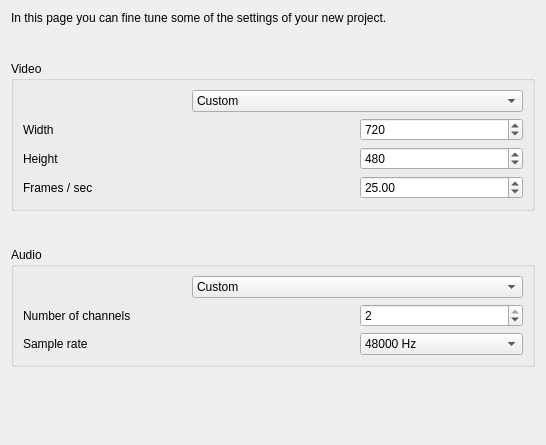
<?xml version="1.0" encoding="UTF-8"?>
<ui version="4.0">
 <class>VideoPage</class>
 <widget class="QWizardPage" name="VideoPage">
  <property name="geometry">
   <rect>
    <x>0</x>
    <y>0</y>
    <width>546</width>
    <height>445</height>
   </rect>
  </property>
  <property name="windowTitle">
   <string>WizardPage</string>
  </property>
  <layout class="QGridLayout" name="gridLayout">
   <item row="0" column="0" colspan="2">
    <widget class="QLabel" name="label">
     <property name="sizePolicy">
      <sizepolicy hsizetype="Preferred" vsizetype="Maximum">
       <horstretch>0</horstretch>
       <verstretch>0</verstretch>
      </sizepolicy>
     </property>
     <property name="text">
      <string>In this page you can fine tune some of the settings of your new project.</string>
     </property>
     <property name="wordWrap">
      <bool>true</bool>
     </property>
    </widget>
   </item>
   <item row="2" column="0" colspan="2">
    <widget class="QGroupBox" name="groupBox">
     <property name="title">
      <string>Video</string>
     </property>
     <layout class="QGridLayout" name="gridLayout_2">
      <item row="1" column="0">
       <widget class="QLabel" name="label_2">
        <property name="text">
         <string>Width</string>
        </property>
       </widget>
      </item>
      <item row="2" column="0">
       <widget class="QLabel" name="label_3">
        <property name="text">
         <string>Height</string>
        </property>
       </widget>
      </item>
      <item row="0" column="1" colspan="2">
       <widget class="QComboBox" name="comboBoxVideoPresets">
        <item>
         <property name="text">
          <string>Custom</string>
         </property>
        </item>
        <item>
         <property name="text">
          <string>SDTV/NTSC (480i)</string>
         </property>
        </item>
        <item>
         <property name="text">
          <string>SDTV/PAL (576i)</string>
         </property>
        </item>
        <item>
         <property name="text">
          <string>EDTV (480p)</string>
         </property>
        </item>
        <item>
         <property name="text">
          <string>EDTV (576p)</string>
         </property>
        </item>
        <item>
         <property name="text">
          <string>HDTV (720p)</string>
         </property>
        </item>
        <item>
         <property name="text">
          <string>HDTV (1080i)</string>
         </property>
        </item>
        <item>
         <property name="text">
          <string>HDTV (1080p)</string>
         </property>
        </item>
       </widget>
      </item>
      <item row="1" column="2">
       <widget class="QSpinBox" name="spinBoxVideoWidth">
        <property name="minimum">
         <number>32</number>
        </property>
        <property name="maximum">
         <number>2048</number>
        </property>
        <property name="value">
         <number>720</number>
        </property>
       </widget>
      </item>
      <item row="2" column="2">
       <widget class="QSpinBox" name="spinBoxVideoHeight">
        <property name="minimum">
         <number>32</number>
        </property>
        <property name="maximum">
         <number>2048</number>
        </property>
        <property name="value">
         <number>480</number>
        </property>
       </widget>
      </item>
      <item row="3" column="0">
       <widget class="QLabel" name="label_5">
        <property name="text">
         <string>Frames / sec</string>
        </property>
       </widget>
      </item>
      <item row="3" column="2">
       <widget class="QDoubleSpinBox" name="doubleSpinBoxVideoFPS">
        <property name="decimals">
         <number>2</number>
        </property>
        <property name="maximum">
         <double>72.000000000000000</double>
        </property>
        <property name="value">
         <double>25.000000000000000</double>
        </property>
       </widget>
      </item>
     </layout>
    </widget>
   </item>
   <item row="4" column="0" colspan="2">
    <widget class="QGroupBox" name="groupBox_2">
     <property name="title">
      <string>Audio</string>
     </property>
     <layout class="QGridLayout" name="gridLayout_3">
      <item row="1" column="0">
       <widget class="QLabel" name="label_6">
        <property name="text">
         <string>Number of channels</string>
        </property>
       </widget>
      </item>
      <item row="1" column="2">
       <widget class="QSpinBox" name="spinBoxAudioChannels">
        <property name="minimum">
         <number>1</number>
        </property>
        <property name="maximum">
         <number>2</number>
        </property>
        <property name="value">
         <number>2</number>
        </property>
       </widget>
      </item>
      <item row="0" column="1" colspan="2">
       <widget class="QComboBox" name="comboBoxAudioPresets">
        <item>
         <property name="text">
          <string>Custom</string>
         </property>
        </item>
        <item>
         <property name="text">
          <string>Stereo</string>
         </property>
        </item>
        <item>
         <property name="text">
          <string>Mono</string>
         </property>
        </item>
       </widget>
      </item>
      <item row="2" column="0">
       <widget class="QLabel" name="label_4">
        <property name="text">
         <string>Sample rate</string>
        </property>
       </widget>
      </item>
      <item row="2" column="2">
       <widget class="QComboBox" name="comboBoxAudioSamplerate">
        <property name="currentIndex">
         <number>0</number>
        </property>
        <item>
         <property name="text">
          <string>48000 Hz</string>
         </property>
        </item>
        <item>
         <property name="text">
          <string>44100 Hz</string>
         </property>
        </item>
        <item>
         <property name="text">
          <string>22050 Hz</string>
         </property>
        </item>
        <item>
         <property name="text">
          <string>11025 Hz</string>
         </property>
        </item>
       </widget>
      </item>
     </layout>
    </widget>
   </item>
   <item row="1" column="0" colspan="2">
    <spacer name="verticalSpacer">
     <property name="orientation">
      <enum>Qt::Vertical</enum>
     </property>
     <property name="sizeType">
      <enum>QSizePolicy::Maximum</enum>
     </property>
     <property name="sizeHint" stdset="0">
      <size>
       <width>20</width>
       <height>30</height>
      </size>
     </property>
    </spacer>
   </item>
   <item row="3" column="0" colspan="2">
    <spacer name="verticalSpacer_2">
     <property name="orientation">
      <enum>Qt::Vertical</enum>
     </property>
     <property name="sizeType">
      <enum>QSizePolicy::Maximum</enum>
     </property>
     <property name="sizeHint" stdset="0">
      <size>
       <width>20</width>
       <height>30</height>
      </size>
     </property>
    </spacer>
   </item>
   <item row="5" column="0" colspan="2">
    <spacer name="verticalSpacer_3">
     <property name="orientation">
      <enum>Qt::Vertical</enum>
     </property>
     <property name="sizeHint" stdset="0">
      <size>
       <width>20</width>
       <height>40</height>
      </size>
     </property>
    </spacer>
   </item>
  </layout>
 </widget>
 <resources/>
 <connections/>
</ui>
